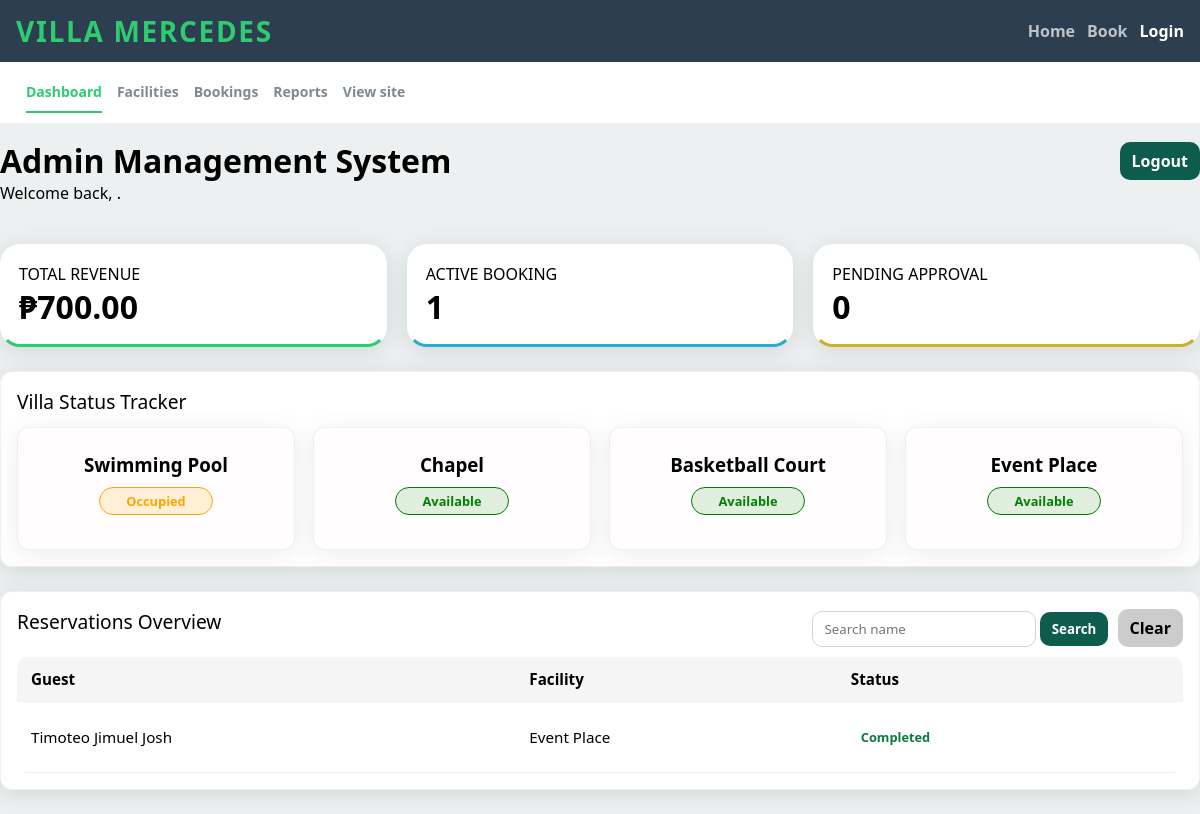
Screenshot of /admin/dashboard.php?name=Timoteo Jimuel Josh with the database file from the repository.
### tables this page shows
CREATE TABLE IF NOT EXISTS `facilities` (
  `id` int NOT NULL AUTO_INCREMENT,
  `name` varchar(255) NOT NULL,
  `description` text NOT NULL,
  `image_filename` varchar(255) DEFAULT NULL,
  `capacity` int NOT NULL,
  `rate_amount` decimal(10,2) NOT NULL,
  `rate_unit` enum('Per Day','Per Session') NOT NULL,
  `created_at` timestamp NULL DEFAULT CURRENT_TIMESTAMP,
  PRIMARY KEY (`id`)
);

CREATE TABLE IF NOT EXISTS `bookings` (
  `id` int NOT NULL AUTO_INCREMENT,
  `guest_name` varchar(255) NOT NULL,
  `phone_number` varchar(50) NOT NULL,
  `facility_id` int NOT NULL,
  `date_start` date NOT NULL,
  `date_end` date NOT NULL,
  `notes` text,
  `status` varchar(50) DEFAULT 'Pending',
  `created_at` timestamp NULL DEFAULT CURRENT_TIMESTAMP,
  `payment_amount` decimal(10,2) DEFAULT '0.00',
  `payment_status` varchar(50) DEFAULT 'Unpaid',
  PRIMARY KEY (`id`),
  KEY `facility_id` (`facility_id`),
  CONSTRAINT `bookings_ibfk_1` FOREIGN KEY (`facility_id`) REFERENCES `facilities` (`id`) ON DELETE CASCADE
);

### utils/helper.php (called while the page is built, shortened)
<?php
function url(string $path = ''): string
{
    $base = '/villa-mercedes';
    $path = ltrim($path, '/');
    return $base . '/' . $path;
}
function e(?string $value): string
{
    return htmlspecialchars((string) $value, ENT_QUOTES | ENT_HTML5, 'UTF-8');
}

### admin/dashboard.php (the view, shortened to what this page needs)
<?php
require_once '../utils/helper.php';
$currentPage = basename($_SERVER['PHP_SELF']);
$conn =connection();
$stmt = $conn->prepare("SELECT * FROM facilities");
$stmt->execute();
$result = $stmt->get_result();
$search = $_GET['name'] ?? '';
if ($search !== '') {
    $recentStmt = $conn->prepare("
        SELECT b.*, f.name AS facility_name
        FROM bookings b
        LEFT JOIN facilities f ON b.facility_id = f.id
        WHERE b.guest_name LIKE ?
        ORDER BY b.id DESC
        LIMIT 5
    ");
    $likeSearch = "%$search%";
    $recentStmt->bind_param("s", $likeSearch);
}
$recentStmt->execute();
$recentResult = $recentStmt->get_result();
$revenueStmt = $conn->prepare("
    SELECT SUM(payment_amount) AS total_revenue
    FROM bookings
    WHERE status = 'Completed'
    AND payment_status = 'Paid'
");
$revenueStmt->execute();
$revenueResult = $revenueStmt->get_result()->fetch_assoc();
$total_revenue = $revenueResult['total_revenue'] ?? 0;
$activeStmt = $conn->prepare("
    SELECT COUNT(*) AS total
    FROM bookings
    WHERE status IN ('Pending', 'Confirmed')
");
$activeStmt->execute();
$activeResult = $activeStmt->get_result()->fetch_assoc();
$active_booking = $activeResult['total'];
$pendingStmt = $conn->prepare("
    SELECT COUNT(*) AS total
    FROM bookings
    WHERE status = 'Pending'
");
$pendingStmt->execute();
$pendingResult = $pendingStmt->get_result()->fetch_assoc();
$pending_approval = $pendingResult['total'];
$bookingStmt = $conn->prepare("
    SELECT facility_id
    FROM bookings
    WHERE status IN ('Pending', 'Confirmed')
");
$bookingStmt->execute();
$bookingResult = $bookingStmt->get_result();
$occupiedFacilities = [];
while ($booking = $bookingResult->fetch_assoc()) {
    $occupiedFacilities[] = $booking['facility_id'];
}
?>
<!DOCTYPE html>
<html lang="en">
<head>
    <link rel="stylesheet" href="../resources/css/header-footer.css">
    <link rel="stylesheet" href="../resources/css/admin-nav.css">
    <link rel="stylesheet" href="../resources/css/dashboard.css">
</head>
<body>
    <header>
        <div class="header-container">
            <a href="<?= e(url('index.php')) ?>" class="brand-label">Villa Mercedes</a>
            <div class="header-nav">
                <a href="<?= e(url('index.php')) ?>" class="<?= $currentPage === 'index.php' ? 'is-active' : '' ?>">Home</a>
                <a href="<?= e(url('book.php')) ?>" class="<?= $currentPage === 'book.php' ? 'is-active' : '' ?>">Book</a>
                <a href="<?= e(url('login.php')) ?>" class="<?= $currentPage === 'dashboard.php' ? 'is-active' : '' ?>">
                    <?= isset($_SESSION['user']) ? 'Dashboard Management' : 'Login' ?>
                </a>
            </div>
        </div>
    </header>
    <nav class="admin-subnav">
        <div class="admin-subnav-inner">
            <a href="<?= e(url('admin/dashboard.php')) ?>" class="<?= $currentPage === 'dashboard.php' ? 'is-active' : '' ?>">Dashboard</a>
            <a href="<?= e(url('admin/facilities.php')) ?>" class="<?= $currentPage === 'facilities.php' ? 'is-active' : '' ?>">Facilities</a>
            <a href="<?= e(url('admin/bookings.php')) ?>" class="<?= $currentPage === 'bookings.php' ? 'is-active' : '' ?>">Bookings</a>
            <a href="<?= e(url('admin/reports.php')) ?>" class="<?= $currentPage === 'reports.php' ? 'is-active' : '' ?>">Reports</a>
            <a href="<?= e(url('index.php')) ?>" target="_blank" >View site</a>
        </div>
    </nav>
    <main class="main-dashboard">
        <div class="container page-head">
            <div class="dashboard-title-block">
                <div class="h1-row">
                    <h1>Admin Management System</h1>
                    <a href="<?= e(url('logout.php')) ?>" class="logout-btn">Logout</a>
                </div>
                <p>Welcome back, <?= e($_SESSION['user']['full_name']) ?>.</p>
            </div>
        </div>
        <div class="container summary-container">
            <div class="summary-card monthly">
                <p>TOTAL REVENUE</p>
                <h1><?= e('₱' . number_format($total_revenue, 2)) ?></h1>
            </div>
            <div class="summary-card active-booking">
                <p>ACTIVE BOOKING</p>
                <h1><?= $active_booking ?></h1>
            </div>
            <div class="summary-card pending">
                <p>PENDING APPROVAL</p>
                <h1><?= $pending_approval ?></h1>
            </div>
        </div>
        <div class="container facility-container">
            <p>Villa Status Tracker</p>
            <div class="divider">
                <?php if($result->num_rows > 0): ?>
                    <?php while($row = $result->fetch_assoc()): ?>
                        <div class="facility-card">
                            <h3><?= e($row['name']) ?></h3>
                            <?php
                                $status = in_array($row['id'], $occupiedFacilities)
                                    ? 'Occupied'
                                    : 'Available';
                            ?>
                                <p class="status <?= $status ?>">
                                    <?= $status ?>
                                </p>
                        </div>
                    <?php endwhile;?>
                <?php else: ?>
                    <p class="no-data">No Facilities Yet</p>
                <?php endif; ?>
            </div>
        </div>
        <div class="container recent-reservation">
            <div class="reservation-row">
                <p>Reservations Overview</p>
                <div class="search-form">
                    <form action="" method="get">
                        <input type="text" name="name" id="name" placeholder="Search name">
                        <button type="submit">Search</button>
                        <a href="dashboard.php" class="clear-button">Clear</a>
                    </form>
                </div>
            </div>
            <div class="reservation-table">
               <?php if ($recentResult->num_rows > 0): ?>
                    <table>
                        <thead>
                            <tr>
                                <th>Guest</th>
                                <th>Facility</th>
                                <th>Status</th>
                            </tr>
                        </thead>
                        <tbody>
                        <?php while ($row = $recentResult->fetch_assoc()): ?>
                            <tr>
                                <td><?= e($row['guest_name']) ?></td>
                                <td><?= e($row['facility_name']) ?></td>
                                <td>
                                    <span class="status <?= $row['status'] ?>">
                                        <?= e($row['status']) ?>
                                    </span>
                                </td>
                            </tr>
                        <?php endwhile; ?>
                        </tbody>
                    </table>
                        <?php else: ?>
                            <p class="no-data">No Reservation Yet</p>
                        <?php endif; ?>
                </div>
        </div>
    </main>
</body>
</html>

### resources/css/header-footer.css (style rules this page uses)
* { box-sizing: border-box; padding: 0; margin: 0; font-family: 'Segoe UI', Tahoma, "Geneva", Verdana, sans-serif; }
html { background-color: #ECF0F1; }
header { background-color: #2c3e50; }
.header-container { max-width: 75rem; margin: 0 auto; display: flex; justify-content: space-between; padding: 0.75rem 1rem; align-items: center; }
.brand-label { font-size: 28px; font-weight: 700; letter-spacing: 0.06em; text-transform: uppercase; color: #2ecc71; text-decoration: none; }
.header-nav { display: flex; align-items: center; gap: 0.75rem; }
.header-nav a { color: #bdc3c7; font-weight: 600; font-size: 16px; text-decoration: none; }
.header-nav a.is-active { color: #fff; }

### resources/css/admin-nav.css (style rules this page uses)
.admin-subnav { background-color: #FFFFFF; padding: 10px 10px; }
.admin-subnav-inner { max-width: 75rem; margin: 0 auto; padding: 0 1rem; display: flex; gap: .9375rem; }
.admin-subnav-inner a { color: #2c3e509c; text-decoration: none; font-weight: 600; font-size: .875rem; padding: .625rem 0; display: inline-block; }
.admin-subnav-inner a.is-active { color: #2ecc71; border-bottom: 2px solid #2ecc71; }

### resources/css/dashboard.css (style rules this page uses)
.main-dashboard { display: block; }
.container { width: 100%; max-width: 75rem; margin: 1.5rem auto; padding: 1rem 0; }
.page-head { padding: 0; margin-top: 0; }
.dashboard-title-block { padding: 1rem 0; width: 100%; }
.h1-row { display: flex; justify-content: space-between; align-items: center; }
.logout-btn, .search-form button { background-color: #0d5c4d; color: #fff; padding: 0.5rem 0.75rem; border-radius: 0.625rem; text-decoration: none; font-weight: 600; border: none; }
.summary-container { padding: 0; display: flex; margin: 0.3125rem auto; gap: 1.25rem; }
.summary-card { border-radius: 20px; box-shadow: 0 4px 24px rgba(0, 0, 0, 0.1); width: 100%; padding: 1rem; border: 3px solid transparent; background-color: #fff; }
.monthly { border-bottom-color: #2ecc71; }
.active-booking { border-bottom-color: #2eaccc; }
.pending { border-bottom-color: #ccaf2e; }
.facility-container, .recent-reservation { background-color: #fff; box-shadow: 0 4px 24px rgba(0, 0, 0, 0.1); padding: 1rem; border-radius: .75rem; border: #8686861f 1px solid; }
.reservation-row > p, .facility-container > p { font-size: 1.2rem; font-weight: 500; margin-bottom: 12px; }
.divider { display: flex; gap: 18px; }
.facility-card { width: 100%; text-align: center; padding: 1.5rem; border-radius: .75rem; background-color: #fff9f94b; border: #8686861f 1px solid; box-shadow: 0 4px 24px rgba(80, 79, 79, 0.1); display: inline-block; }
.status { width: 50%; margin: 10px auto; border-radius: 20px; font-weight: 700; }
.Available { color: green; background-color: rgba(0, 128, 49, 0.185); border: green 1px solid; }
.Occupied { color: orange; background-color: rgba(255, 166, 0, 0.185); border: orange 1px solid; }
.reservation-row { display: flex; justify-content: space-between; align-items: center; }
.search-form { display: flex; gap: 1rem; }
.search-form input { padding: 0.5rem 0.75rem; border-radius: 10px; border: 1px solid #d6d3d1; }
.reservation-table table { width: 100%; border-collapse: collapse; margin-top: 10px; background: #fff; border-radius: 10px; overflow: hidden; }
.reservation-table th, .reservation-table td { padding: 12px 14px; text-align: left; border-bottom: 1px solid #eee; font-size: 0.95rem; }
.reservation-table th { background: #f5f5f5; font-weight: 600; }
.status { padding: 4px 10px; border-radius: 20px; font-size: 0.8rem; font-weight: 600; display: inline-block; }
.Occupied { color: orange; background: rgba(255, 166, 0, 0.15); }
.Available { color: green; background: rgba(0, 128, 0, 0.12); }
.Completed { color: #0a7a3d; }
.clear-button { font-family: 'Segoe UI', Tahoma, "Geneva", Verdana, sans-serif; display: inline-block; padding: 0.5rem 0.75rem; background: #ccc; color: #000; border-radius: 10px; text-decoration: none; font-weight: 600; margin-left: 5px; }

### rows the page displays
facilities: name "Swimming Pool", id "Occupied"
facilities: name "Chapel", id "Available"
facilities: name "Basketball Court", id "Available"
facilities: name "Event Place", id "Available"
bookings: guest_name "Timoteo Jimuel Josh", facility.name "Event Place", status "Completed"

### other values shown
$active_booking "1"
$pending_approval "0"
